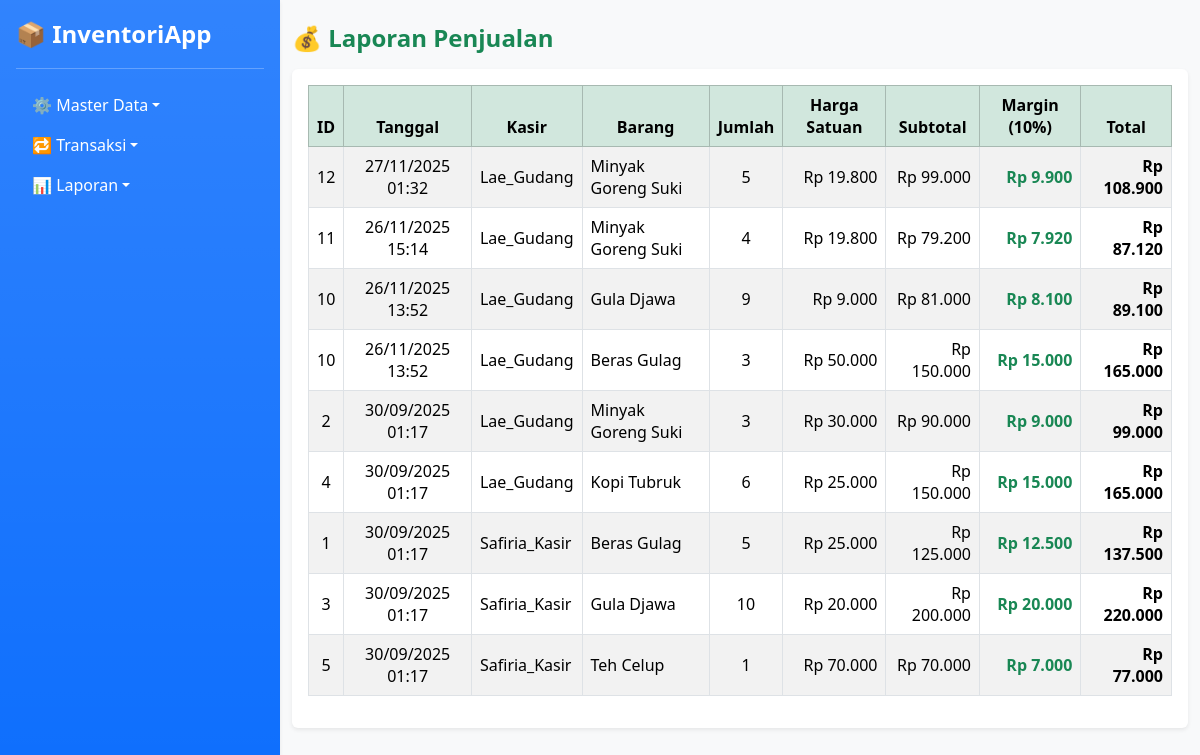
Page /laporan_penjualan.php on the committed database.
### tables this page shows
CREATE TABLE `penjualan` (
  `idpenjualan` int NOT NULL,
  `created_at` timestamp NULL DEFAULT CURRENT_TIMESTAMP,
  `subtotal_nilai` int DEFAULT NULL,
  `ppn` int DEFAULT NULL,
  `total_nilai` int DEFAULT NULL,
  `iduser` int DEFAULT NULL,
  `idmargin_penjualan` int DEFAULT NULL
);

### laporan_penjualan.php (the view, shortened to what this page needs)
<?php include 'db.php'; ?>
<?php include 'layout/navbar.php'; ?>
<!DOCTYPE html>
<html lang="id">
<head>
  <link href="https://cdn.jsdelivr.net/npm/bootstrap@5.3.3/dist/css/bootstrap.min.css" rel="stylesheet">
</head>
<body class="bg-light">
<div class="container mt-4">
  <h4 class="fw-bold text-success mb-3">💰 Laporan Penjualan</h4>
  <div class="card shadow-sm border-0">
    <div class="card-body table-responsive">
      <table class="table table-bordered table-striped align-middle">
        <thead class="table-success text-center">
          <tr>
            <th>ID</th>
            <th>Tanggal</th>
            <th>Kasir</th>
            <th>Barang</th>
            <th>Jumlah</th>
            <th>Harga Satuan</th>
            <th>Subtotal</th>
            <th>Margin (10%)</th> <th>Total</th>
          </tr>
        </thead>
        <tbody>
          <?php
          $data = mysqli_query($conn, "SELECT * FROM v_laporan_penjualan ORDER BY tanggal_penjualan DESC");
          if (mysqli_num_rows($data) > 0) {
            while ($d = mysqli_fetch_assoc($data)) {
              $tgl = date('d/m/Y H:i', strtotime($d['tanggal_penjualan']));
              $harga    = "Rp " . number_format($d['harga_satuan'], 0, ',', '.');
              $jumlah   = number_format($d['jumlah'], 0, ',', '.');
              $subtotal = "Rp " . number_format($d['subtotal'], 0, ',', '.');
              $margin   = "Rp " . number_format($d['nilai_margin'], 0, ',', '.');
              $total    = "Rp " . number_format($d['total_per_item'], 0, ',', '.');
              echo "<tr>
                <td class='text-center'>{$d['idpenjualan']}</td>
                <td class='text-center'>{$tgl}</td>
                <td>{$d['kasir']}</td>
                <td>{$d['nama_barang']}</td>
                <td class='text-center'>{$jumlah}</td>
                <td class='text-end'>{$harga}</td>
                <td class='text-end'>{$subtotal}</td>
                <td class='text-end fw-bold text-success'>{$margin}</td> <td class='text-end fw-bold'>{$total}</td>
              </tr>";
            }
          } else {
            echo "<tr><td colspan='9' class='text-center text-muted'>Tidak ada data penjualan</td></tr>";
          }
          ?>
        </tbody>
      </table>
    </div>
  </div>
</div>
</body>
</html>

### layout/navbar.php (shortened to what this page needs)
<div class="d-flex">
  <nav class="d-flex flex-column flex-shrink-0 p-3 text-white bg-primary bg-gradient shadow-sm"
       style="width: 280px; min-height: 100vh;">
    <a href="dashboard_superadmin.php"
       class="d-flex align-items-center mb-3 mb-md-0 me-md-auto text-white text-decoration-none fw-bold">
      <span class="fs-4">📦 InventoriApp</span>
    </a>
    <hr>
    <ul class="nav nav-pills flex-column mb-auto">
      <li class="nav-item dropdown">
        <a class="nav-link dropdown-toggle text-white" href="#" data-bs-toggle="dropdown">⚙️ Master Data</a>
      </li>
      <li class="nav-item dropdown">
        <a class="nav-link dropdown-toggle text-white" href="#" data-bs-toggle="dropdown">🔁 Transaksi</a>
      </li>
      <li class="nav-item dropdown">
        <a class="nav-link dropdown-toggle text-white" href="#" data-bs-toggle="dropdown">📊 Laporan</a>
      </li>
    </ul>
  </nav>

### rows in the picture
penjualan: idpenjualan "12", tgl "27/11/2025 01:32", kasir "Lae_Gudang", nama_barang "Minyak Goreng Suki", jumlah "5", harga "Rp 19.800", subtotal "Rp 99.000", margin "Rp 9.900", total "Rp 108.900"
penjualan: idpenjualan "11", tgl "26/11/2025 15:14", kasir "Lae_Gudang", nama_barang "Minyak Goreng Suki", jumlah "4", harga "Rp 19.800", subtotal "Rp 79.200", margin "Rp 7.920", total "Rp 87.120"
penjualan: idpenjualan "10", tgl "26/11/2025 13:52", kasir "Lae_Gudang", nama_barang "Gula Djawa", jumlah "9", harga "Rp 9.000", subtotal "Rp 81.000", margin "Rp 8.100", total "Rp 89.100", nama_barang "Beras Gulag", jumlah "3", harga "Rp 50.000", subtotal "Rp 150.000", margin "Rp 15.000", total "Rp 165.000"
penjualan: idpenjualan "2", tgl "30/09/2025 01:17", kasir "Lae_Gudang", nama_barang "Minyak Goreng Suki", jumlah "3", harga "Rp 30.000", subtotal "Rp 90.000", margin "Rp 9.000", total "Rp 99.000"
penjualan: idpenjualan "4", tgl "30/09/2025 01:17", kasir "Lae_Gudang", nama_barang "Kopi Tubruk", jumlah "6", harga "Rp 25.000", subtotal "Rp 150.000", margin "Rp 15.000", total "Rp 165.000"
penjualan: idpenjualan "1", tgl "30/09/2025 01:17", kasir "Safiria_Kasir", nama_barang "Beras Gulag", jumlah "5", harga "Rp 25.000", subtotal "Rp 125.000", margin "Rp 12.500", total "Rp 137.500"
penjualan: idpenjualan "3", tgl "30/09/2025 01:17", kasir "Safiria_Kasir", nama_barang "Gula Djawa", jumlah "10", harga "Rp 20.000", subtotal "Rp 200.000", margin "Rp 20.000", total "Rp 220.000"
penjualan: idpenjualan "5", tgl "30/09/2025 01:17", kasir "Safiria_Kasir", nama_barang "Teh Celup", jumlah "1", harga "Rp 70.000", subtotal "Rp 70.000", margin "Rp 7.000", total "Rp 77.000"
